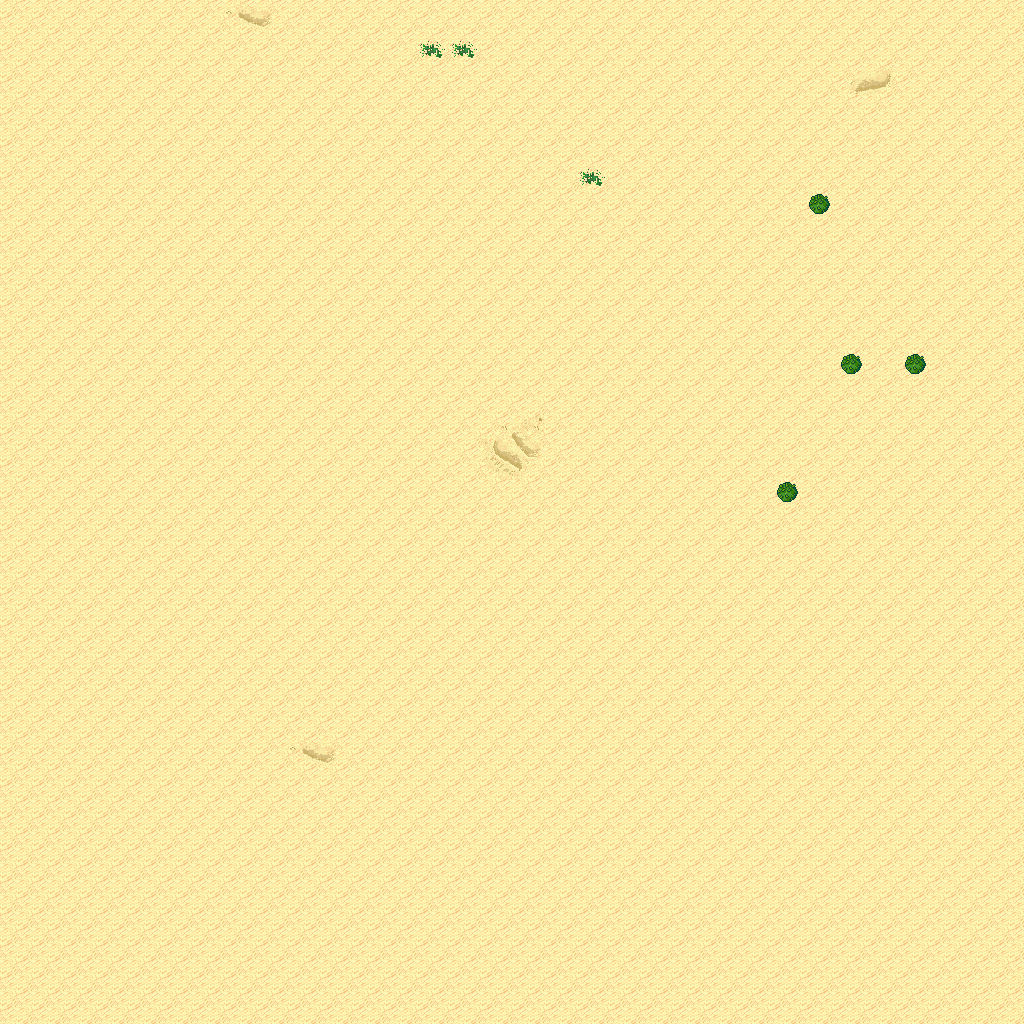

This is a level from a 2D game, rendered from its Tiled map with the project's own tilesets. A one-line summary and the map file follow, with tile-layer data summarised:
An orthogonal 32x32 tile map with 32x32 px tiles, 5 tile layers (Ground, Objects, Objects2, Above, ...), 1 hidden layer not drawn, 11 tilesets.

<map version="1.10" tiledversion="1.11.0" orientation="orthogonal" renderorder="right-down" width="32" height="32" tilewidth="32" tileheight="32" infinite="0" nextlayerid="11" nextobjectid="1">
 <tileset firstgid="1" name="logic_collision" tilewidth="32" tileheight="32" tilecount="1" columns="1">
  <image source="../drawable/logic_collision.png" width="32" height="32" />
 </tileset>
 <tileset firstgid="2" name="ground_ground" tilewidth="32" tileheight="32" tilecount="33" columns="3">
  <image source="../drawable/ground_ground.png" width="96" height="352" />
 </tileset>
 <tileset firstgid="35" name="ground_ridge_earth_pale" tilewidth="32" tileheight="32" tilecount="96" columns="12">
  <image source="../drawable/ground_ridge_earth_pale.png" width="384" height="256" />
 </tileset>
 <tileset firstgid="131" name="ground_ridge_earth_dark" tilewidth="32" tileheight="32" tilecount="96" columns="12">
  <image source="../drawable/ground_ridge_earth_dark.png" width="384" height="256" />
 </tileset>
 <tileset firstgid="227" name="terrain_desert" tilewidth="32" tileheight="32" tilecount="88" columns="8">
  <image source="../drawable/terrain_desert.png" width="256" height="352" />
 </tileset>
 <tileset firstgid="315" name="ground_sand_2" tilewidth="32" tileheight="32" tilecount="15" columns="5">
  <image source="../drawable/ground_sand_2.png" width="160" height="96" />
 </tileset>
 <tileset firstgid="330" name="plant_cactus_2" tilewidth="32" tileheight="32" tilecount="10" columns="5">
  <image source="../drawable/plant_cactus_2.png" width="160" height="64" />
 </tileset>
 <tileset firstgid="340" name="plant_cactus" tilewidth="32" tileheight="32" tilecount="2" columns="1">
  <image source="../drawable/plant_cactus.png" width="32" height="64" />
 </tileset>
 <tileset firstgid="342" name="plant_tree_evergreen" tilewidth="32" tileheight="32" tilecount="36" columns="3">
  <image source="../drawable/plant_tree_evergreen.png" width="96" height="384" />
 </tileset>
 <tileset firstgid="378" name="ground_rock_pebbles" tilewidth="32" tileheight="32" tilecount="3" columns="1">
  <image source="../drawable/ground_rock_pebbles.png" width="32" height="96" />
 </tileset>
 <tileset firstgid="381" name="plant_star_shaped_plants" tilewidth="32" tileheight="32" tilecount="6" columns="2">
  <image source="../drawable/plant_star_shaped_plants.png" width="64" height="96" />
 </tileset>
 <layer id="1" name="Ground" width="32" height="32">
  <data>[1024 cells, 1024 non-empty, 10 distinct tile ids]</data>
 </layer>
 <layer id="2" name="Objects" width="32" height="32">
  <data>[1024 cells, 4 non-empty, 1 distinct tile ids]</data>
 </layer>
 <layer id="3" name="Objects2" width="32" height="32">
  <data>[1024 cells, 0 non-empty, 0 distinct tile ids]</data>
 </layer>
 <layer id="4" name="Above" width="32" height="32">
  <data>[1024 cells, 0 non-empty, 0 distinct tile ids]</data>
 </layer>
 <layer id="5" name="Above2" width="32" height="32">
  <data>[1024 cells, 0 non-empty, 0 distinct tile ids]</data>
 </layer>
 <layer id="6" name="Walkable" width="32" height="32" visible="0">
  <data>[1024 cells, 4 non-empty, 1 distinct tile ids]</data>
 </layer>
 <objectgroup id="7" name="Mapevents" />
 <objectgroup id="8" name="Spawn" />
 <objectgroup id="9" name="Keys" />
 <objectgroup id="10" name="Replace" />
</map>
